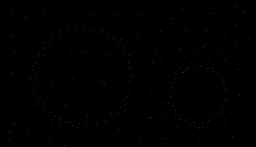
#> input picture HW8/Assets/points.jpg, 256 x 147 px, shrunk from 732 x 420 before the run, found by its file name
$ jupyter execute Q1_Code.ipynb
#> lines starting #> are read from the running program, lines starting #| are printed output that depends on the picture; after the words box and inside, x2 and y2 are one past the last pixel; in counts of white or black regions, pixels touching at a corner belong together; long printed decimals are rounded
# HW8_Q1

[cell 1]
import numpy as np
import matplotlib.pyplot as plt
import cv2
import math

# RANSAC

[cell 2]
import random
from math import sqrt

[cell 3]
class RANSAC:

  def __init__(self,data, k , n , delta , threshold):
    self.data = data  # all points coordinates on image # [x,y]
    self.k = k  # iterations allowed to run algorithm #
    self.n = n  # number of sample points to estimate model parameters #
    self.delta = delta  # allowed distance between candidate model and inliers #
    self.threshold = threshold # this ratio is terminating algorithm #
    self.bestModel = None
    self.maxInliers = [] #we have to save best model by inliers#

  def random_sampling(self):
    ## Start Your Code ##
    for iterate in range(self.k):
      model = self.calculateModel(random.sample(self.data,self.n))
      inliers=[]
      for point in self.data:
        d = self.evaluate_model(model,point)
        if d < self.delta:
          inliers.append(point)
      if len(inliers) > len(self.maxInliers):
        self.maxInliers = inliers
        self.bestModel = model
      if len(self.maxInliers)/len(self.data) > self.threshold:
        break

    ## End ##

    return self.bestModel , self.maxInliers # after this function we have to draw model #


  def calculateModel(self , sample_points):
    ### you can refer to
    # "https://www.geeksforgeeks.org/equation-of-circle-when-three-points-on-the-circle-are-given/"
    # to understand how this function works ###


    # check our model #
    if len(sample_points) != 3:
      print("Define appropriate model calculation, Model not found!")
      return False

    #extract coordinates#
    x1 = sample_points[0][0]
    y1 = sample_points[0][1]

    x2 = sample_points[1][0]
    y2 = sample_points[1][1]

    x3 = sample_points[2][0]
    y3 = sample_points[2][1]

    x12 = x1 - x2
    x13 = x1 - x3

    y12 = y1 - y2
    y13 = y1 - y3

    y31 = y3 - y1
    y21 = y2 - y1

    x31 = x3 - x1
    x21 = x2 - x1

    # x1^2 - x3^2
    sx13 = pow(x1, 2) - pow(x3, 2)

    # y1^2 - y3^2
    sy13 = pow(y1, 2) - pow(y3, 2)

    sx21 = pow(x2, 2) - pow(x1, 2)
    sy21 = pow(y2, 2) - pow(y1, 2)

    f = (((sx13) * (x12) + (sy13) *
          (x12) + (sx21) * (x13) +
          (sy21) * (x13)) // (2 *
                              ((y31) * (x12) - (y21) * (x13))))

    g = (((sx13) * (y12) + (sy13) * (y12) +
          (sx21) * (y13) + (sy21) * (y13)) //
          (2 * ((x31) * (y12) - (x21) * (y13))))

    c = (-pow(x1, 2) - pow(y1, 2) -
          2 * g * x1 - 2 * f * y1)

    # eqn of circle be x^2 + y^2 + 2*g*x + 2*f*y + c = 0
    # where centre is (h = -g, k = -f) and
    # radius r as r^2 = h^2 + k^2 - c
    h = -g
    k = -f
    sqr_of_r = h * h + k * k - c

    # r is the radius
    r = round(sqrt(sqr_of_r), 5)

    # print("Centre = (", h, ", ", k, ")")
    # print("Radius = ", r)
    return (h , k , r)


  def evaluate_model(self , model , point):
    ## Start your code ##
    model = list(model)
    dist = sqrt(np.sum(np.subtract(model[0:2],point)**2))
    d = np.abs(dist-model[2])

    ## End ##
    return d # the distance of point to center of candidate model compared to radius of model

[cell 4]
def drawModel(model):
  c_x = int(model[0])
  c_y = int(model[1])
  r = int(model[2])
  draw_image = cv2.circle(pointsImage, (c_y , c_x), r, (255,0,0), thickness=1, shift=0) #BGR color mode #change x , y order ! OOppps

  fig = plt.figure(figsize = (20,10))
  cols = 2
  rows = 1
  fig.add_subplot(rows , cols , 1)
  plt.imshow(draw_image)
  plt.axis('off')
  plt.title("Ransac output image")
  plt.show()

[cell 5]
# process image #
pointsImage = cv2.imread('points.jpg')
#> pointsImage is the input picture: shape (147, 256, 3); min 0, max 65, mean 0.4
pointsImage_gray = cv2.cvtColor(pointsImage ,cv2.COLOR_BGR2GRAY)

ret,thresholded_image = cv2.threshold(pointsImage_gray,10,255,cv2.THRESH_BINARY)
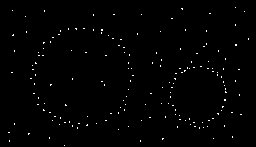
#> thresholded_image: shape (147, 256); 0.85% white in thin lines or dots, all inside (x1, y1, x2, y2) = (8, 7, 249, 146)

cv2.imwrite('points.jpg' , thresholded_image)

height , width = thresholded_image.shape
#> height = 147; width = 256
data_points = []
# data_points = np.where(thresholded_image == 255)
for i in range(height):
  for j in range(width):
    if thresholded_image[i][j] == 255:
      data_points.append([i,j]) # I save row and column of pixel here as points to be optimized algorithm #
    else:
      continue

print(len(data_points))
#| 321
print(thresholded_image.shape)
#| (147, 256)
plt.imshow(thresholded_image , cmap='gray')

[cell 6]
# set K and just run this cell #
# you can change or add to this cell if needed #
if __name__ == "__main__":
  # make your ransac object here#
  ransac = RANSAC(data_points , k =50  , n = 3 , delta = 5 , threshold = 0.50)
  # find first model#
  final_model , inliers = ransac.random_sampling()
  center = [final_model[1],final_model[0]] #change order of x , y here
  print("The final model is centered at {} , radius is {} with {} inliers".format(center, final_model[2], len(inliers)))
#| The final model is centered at [198, 95] , radius is 28.018 with 81 inliers
  drawModel(final_model)
  print(len(inliers))
#| 81
  data_points2 = [p for p in data_points if p not in inliers]
  ransac2 = RANSAC(data_points2 , k =50  , n = 3 , delta = 5 , threshold = 0.50)
  final_model2 , inliers = ransac2.random_sampling()
  drawModel(final_model2)
#> call 2 of drawModel, with model = (76, 84, 50.25)
#> in drawModel (call 2), `draw_image = cv2.circle(pointsImage, (c_y , c_x), r, (255,0,0), thickn..`:
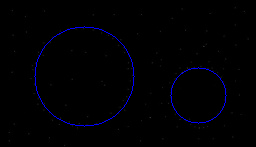
#> draw_image: shape (147, 256, 3); mean B, G, R 3.3, 0.3, 0.3
  print(len(inliers))
#| 107

# HOUGH

[cell 7]
shapeImage = cv2.imread("ContourCircles.jpg")
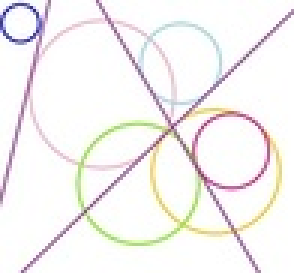
#> input picture HW8/Assets/ContourCircles.jpg, 98 x 91 px, shrunk from 280 x 260 before the run, found by its file name (shown 3 times larger)
#> shapeImage is the input picture: shape (91, 98, 3); mean B, G, R 241.6, 242.7, 245.1
shapeImage = cv2.cvtColor(shapeImage ,cv2.COLOR_BGR2RGB)
plt.imshow(shapeImage)
plt.show()

[cell 8]
grayImage = cv2.cvtColor(shapeImage ,cv2.COLOR_RGB2GRAY)
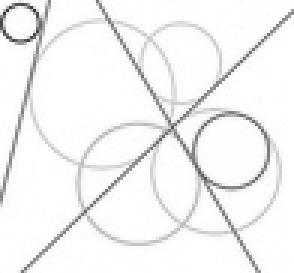
#> grayImage: shape (91, 98) (shown 3 times larger); min 52, max 255, mean 243.3
ret,thresholded_image = cv2.threshold(grayImage,230,255,cv2.THRESH_BINARY_INV)
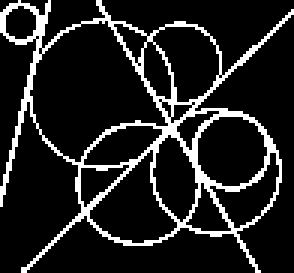
#> thresholded_image: shape (91, 98) (shown 3 times larger); 13.5% white in thin lines or dots
plt.imshow(thresholded_image , cmap="gray")
plt.show()

[cell 9]
h , w , ch= shapeImage.shape
print("height and width are :" , h , w)
#| height and width are : 91 98
edgePointsX , edgePointsY = np.where(thresholded_image == 255)
print(len(edgePointsX) , edgePointsX , edgePointsY)
#> (printed output is left out)

[cell 10]
def CircleHough(x,y,radiusList):
  ## Start Your Code ##
  circleParams=[]
  circles = np.zeros((len(radiusList),int(h),int(w)))
  for p in zip(x ,y):
    edgePx , edgePy = p[0], p[1]
    for radius in range(len(radiusList)):
      for theta in range(360):
        angle = theta * np.pi / 180
        x0 = int(edgePx - radiusList[radius] * np.cos(angle))
        y0 = int(edgePy - radiusList[radius] * np.sin(angle))
        if 0<=x0<h and 0<=y0<w:
          circles[radius,x0,y0] += 1
#> this loop made 1206 passes
#> p on passes 1 to 3: (0, 6), (0, 16), (0, 32)


  for i in range(len(radiusList)):
    circleParams.append(np.append(np.unravel_index([np.argmax(circles[i,:,:])],circles[i].shape),i))
  print(circleParams)
#| [array([ 0, 19,  0]), array([0, 0, 1]), array([ 0, 75,  2]), array([52, 72,  3]), array([38, 41,  4]), array([59,  0,  5])]
  circleParams = np.array(circleParams).T
  # ## End ##

  return circleParams

[cell 11]
def drawCircle(parameters):
  circles = []
  for i,j,k in zip(parameters[0],parameters[1],parameters[2]):
        circles.append((i,j,radiusList[k]))
#> this loop made 6 passes
#> (i, j) on passes 2 to 6: (0, 0), (0, 75), (52, 72), (38, 41), (59, 0)
#> j on pass 1: 19

  for m in circles:
      cv2.circle(shapeImage,(m[1],m[0]), m[2], (0,0,0), 1)
#> this loop made 6 passes
#> m on passes 1 to 6: (0, 19, 57), (0, 0, 71), (0, 75, 38), (52, 72, 17), (38, 41, 35), (59, 0, 59)
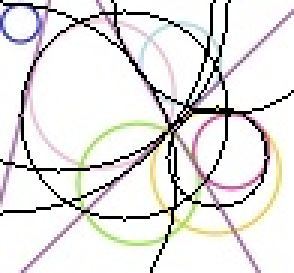
#> shapeImage: shape (91, 98, 3) (shown 3 times larger); mean R, G, B 227.7, 225.7, 224.6
